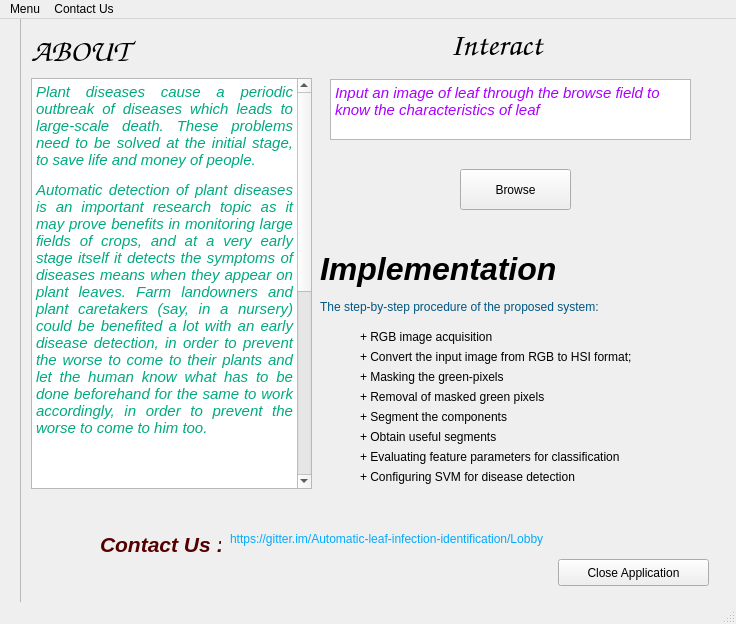
<?xml version="1.0" encoding="UTF-8"?>
<ui version="4.0">
 <class>MainWindow</class>
 <widget class="QMainWindow" name="MainWindow">
  <property name="geometry">
   <rect>
    <x>0</x>
    <y>0</y>
    <width>736</width>
    <height>624</height>
   </rect>
  </property>
  <property name="windowTitle">
   <string>MainWindow</string>
  </property>
  <widget class="QWidget" name="centralwidget">
   <widget class="QFrame" name="frame">
    <property name="geometry">
     <rect>
      <x>20</x>
      <y>-10</y>
      <width>821</width>
      <height>651</height>
     </rect>
    </property>
    <property name="autoFillBackground">
     <bool>true</bool>
    </property>
    <property name="styleSheet">
     <string notr="true"/>
    </property>
    <property name="frameShape">
     <enum>QFrame::StyledPanel</enum>
    </property>
    <property name="frameShadow">
     <enum>QFrame::Raised</enum>
    </property>
    <widget class="QLabel" name="label">
     <property name="geometry">
      <rect>
       <x>11</x>
       <y>21</y>
       <width>107</width>
       <height>42</height>
      </rect>
     </property>
     <property name="font">
      <font>
       <family>URW Chancery L</family>
       <pointsize>24</pointsize>
       <weight>75</weight>
       <italic>true</italic>
       <bold>true</bold>
      </font>
     </property>
     <property name="text">
      <string>&lt;html&gt;&lt;head/&gt;&lt;body&gt;&lt;p&gt;&lt;span style=&quot; color:#000000;&quot;&gt;ABOUT&lt;/span&gt;&lt;/p&gt;&lt;/body&gt;&lt;/html&gt;</string>
     </property>
    </widget>
    <widget class="QTextBrowser" name="textBrowser">
     <property name="geometry">
      <rect>
       <x>11</x>
       <y>69</y>
       <width>281</width>
       <height>411</height>
      </rect>
     </property>
     <property name="html">
      <string>&lt;!DOCTYPE HTML PUBLIC &quot;-//W3C//DTD HTML 4.0//EN&quot; &quot;http://www.w3.org/TR/REC-html40/strict.dtd&quot;&gt;
&lt;html&gt;&lt;head&gt;&lt;meta name=&quot;qrichtext&quot; content=&quot;1&quot; /&gt;&lt;style type=&quot;text/css&quot;&gt;
p, li { white-space: pre-wrap; }
&lt;/style&gt;&lt;/head&gt;&lt;body style=&quot; font-family:'Ubuntu'; font-size:11pt; font-weight:400; font-style:normal;&quot;&gt;
&lt;p align=&quot;justify&quot; style=&quot; margin-top:12px; margin-bottom:12px; margin-left:0px; margin-right:0px; -qt-block-indent:0; text-indent:0px;&quot;&gt;&lt;span style=&quot; font-style:italic; color:#00aa7f;&quot;&gt;Plant diseases cause a periodic outbreak of diseases which leads to large-scale death. These problems need to be solved at the initial stage, to save life and money of people.&lt;/span&gt;&lt;/p&gt;
&lt;p align=&quot;justify&quot; style=&quot; margin-top:12px; margin-bottom:12px; margin-left:0px; margin-right:0px; -qt-block-indent:0; text-indent:0px;&quot;&gt;&lt;span style=&quot; font-style:italic; color:#00aa7f;&quot;&gt;Automatic detection of plant diseases is an important research topic as it may prove benefits in monitoring large fields of crops, and at a very early stage itself it detects the symptoms of diseases means when they appear on plant leaves. Farm landowners and plant caretakers (say, in a nursery) could be benefited a lot with an early disease detection, in order to prevent the worse to come to their plants and let the human know what has to be done beforehand for the same to work accordingly, in order to prevent the worse to come to him too.&lt;/span&gt;&lt;/p&gt;
&lt;p align=&quot;justify&quot; style=&quot; margin-top:12px; margin-bottom:12px; margin-left:0px; margin-right:0px; -qt-block-indent:0; text-indent:0px;&quot;&gt;&lt;br /&gt;&lt;/p&gt;
&lt;p align=&quot;justify&quot; style=&quot; margin-top:12px; margin-bottom:12px; margin-left:0px; margin-right:0px; -qt-block-indent:0; text-indent:0px;&quot;&gt;&lt;span style=&quot; font-style:italic; color:#00aa7f;&quot;&gt;This enables machine vision that is to provide image-based automatic inspection, process control. &lt;/span&gt;&lt;/p&gt;
&lt;p align=&quot;justify&quot; style=&quot; margin-top:12px; margin-bottom:12px; margin-left:0px; margin-right:0px; -qt-block-indent:0; text-indent:0px;&quot;&gt;&lt;span style=&quot; font-style:italic; color:#00aa7f;&quot;&gt;Comparatively, visual identification is labor intensive less accurate and can be done only in small areas. &lt;/span&gt;&lt;/p&gt;
&lt;p align=&quot;justify&quot; style=&quot; margin-top:12px; margin-bottom:12px; margin-left:0px; margin-right:0px; -qt-block-indent:0; text-indent:0px;&quot;&gt;&lt;span style=&quot; font-style:italic; color:#00aa7f;&quot;&gt;The project involves the use of self-designed image processing algorithms and techniques designed using python to segment the disease from the leaf while using the concepts of machine learning to categorise the plant leaves as healthy or infected.&lt;/span&gt;&lt;/p&gt;
&lt;p align=&quot;justify&quot; style=&quot; margin-top:12px; margin-bottom:12px; margin-left:0px; margin-right:0px; -qt-block-indent:0; text-indent:0px;&quot;&gt;&lt;span style=&quot; font-style:italic; color:#00aa7f;&quot;&gt;By this method, the plant diseases can be identified at the initial stage itself and the pest and infection control tools can be used to solve pest problems while minimizing risks to people and the environment.&lt;/span&gt;&lt;/p&gt;&lt;/body&gt;&lt;/html&gt;</string>
     </property>
    </widget>
    <widget class="QLabel" name="label_2">
     <property name="geometry">
      <rect>
       <x>430</x>
       <y>10</y>
       <width>191</width>
       <height>51</height>
      </rect>
     </property>
     <property name="font">
      <font>
       <family>URW Chancery L</family>
       <pointsize>24</pointsize>
       <weight>75</weight>
       <italic>true</italic>
       <bold>true</bold>
      </font>
     </property>
     <property name="text">
      <string>&lt;html&gt;&lt;head/&gt;&lt;body&gt;&lt;p&gt;&lt;span style=&quot; color:#000000;&quot;&gt;Interact&lt;/span&gt;&lt;/p&gt;&lt;/body&gt;&lt;/html&gt;</string>
     </property>
    </widget>
    <widget class="QPushButton" name="browse">
     <property name="geometry">
      <rect>
       <x>440</x>
       <y>160</y>
       <width>111</width>
       <height>41</height>
      </rect>
     </property>
     <property name="text">
      <string>Browse</string>
     </property>
    </widget>
    <widget class="QTextBrowser" name="textBrowser_2">
     <property name="geometry">
      <rect>
       <x>310</x>
       <y>70</y>
       <width>361</width>
       <height>61</height>
      </rect>
     </property>
     <property name="html">
      <string>&lt;!DOCTYPE HTML PUBLIC &quot;-//W3C//DTD HTML 4.0//EN&quot; &quot;http://www.w3.org/TR/REC-html40/strict.dtd&quot;&gt;
&lt;html&gt;&lt;head&gt;&lt;meta name=&quot;qrichtext&quot; content=&quot;1&quot; /&gt;&lt;style type=&quot;text/css&quot;&gt;
p, li { white-space: pre-wrap; }
&lt;/style&gt;&lt;/head&gt;&lt;body style=&quot; font-family:'Ubuntu'; font-size:11pt; font-weight:400; font-style:normal;&quot;&gt;
&lt;p style=&quot; margin-top:0px; margin-bottom:0px; margin-left:0px; margin-right:0px; -qt-block-indent:0; text-indent:0px;&quot;&gt;&lt;span style=&quot; font-family:'URW Gothic L'; font-style:italic; color:#aa00ff;&quot;&gt;Input an image of leaf through the browse field to know the characteristics of leaf&lt;/span&gt;&lt;/p&gt;&lt;/body&gt;&lt;/html&gt;</string>
     </property>
    </widget>
    <widget class="QLabel" name="label_4">
     <property name="geometry">
      <rect>
       <x>300</x>
       <y>240</y>
       <width>241</width>
       <height>41</height>
      </rect>
     </property>
     <property name="text">
      <string>&lt;html&gt;&lt;head/&gt;&lt;body&gt;&lt;p&gt;&lt;span style=&quot; font-size:24pt; font-weight:600; font-style:italic;&quot;&gt;Implementation&lt;/span&gt;&lt;/p&gt;&lt;/body&gt;&lt;/html&gt;</string>
     </property>
    </widget>
    <widget class="QLabel" name="label_5">
     <property name="geometry">
      <rect>
       <x>300</x>
       <y>290</y>
       <width>381</width>
       <height>17</height>
      </rect>
     </property>
     <property name="text">
      <string>&lt;html&gt;&lt;head/&gt;&lt;body&gt;&lt;p&gt;&lt;span style=&quot; color:#00557f;&quot;&gt;The step-by-step procedure of the proposed system:&lt;/span&gt;&lt;/p&gt;&lt;/body&gt;&lt;/html&gt;</string>
     </property>
    </widget>
    <widget class="QLabel" name="label_6">
     <property name="geometry">
      <rect>
       <x>340</x>
       <y>320</y>
       <width>221</width>
       <height>17</height>
      </rect>
     </property>
     <property name="text">
      <string>&lt;html&gt;&lt;head/&gt;&lt;body&gt;&lt;p&gt;&lt;span style=&quot; color:#000000;&quot;&gt;+ RGB image acquisition&lt;/span&gt;&lt;/p&gt;&lt;/body&gt;&lt;/html&gt;</string>
     </property>
    </widget>
    <widget class="QLabel" name="label_7">
     <property name="geometry">
      <rect>
       <x>340</x>
       <y>340</y>
       <width>351</width>
       <height>17</height>
      </rect>
     </property>
     <property name="text">
      <string>&lt;html&gt;&lt;head/&gt;&lt;body&gt;&lt;p&gt;&lt;span style=&quot; color:#000000;&quot;&gt;+ Convert the input image from RGB to HSI format;&lt;/span&gt;&lt;/p&gt;&lt;/body&gt;&lt;/html&gt;</string>
     </property>
    </widget>
    <widget class="QLabel" name="label_8">
     <property name="geometry">
      <rect>
       <x>340</x>
       <y>360</y>
       <width>341</width>
       <height>17</height>
      </rect>
     </property>
     <property name="text">
      <string>&lt;html&gt;&lt;head/&gt;&lt;body&gt;&lt;p&gt;&lt;span style=&quot; color:#000000;&quot;&gt;+ Masking the green-pixels&lt;/span&gt;&lt;/p&gt;&lt;/body&gt;&lt;/html&gt;</string>
     </property>
    </widget>
    <widget class="QLabel" name="label_9">
     <property name="geometry">
      <rect>
       <x>340</x>
       <y>380</y>
       <width>271</width>
       <height>17</height>
      </rect>
     </property>
     <property name="text">
      <string>&lt;html&gt;&lt;head/&gt;&lt;body&gt;&lt;p&gt;&lt;span style=&quot; color:#000000;&quot;&gt;+ Removal of masked green pixels&lt;/span&gt;&lt;/p&gt;&lt;/body&gt;&lt;/html&gt;</string>
     </property>
    </widget>
    <widget class="QLabel" name="label_10">
     <property name="geometry">
      <rect>
       <x>340</x>
       <y>400</y>
       <width>271</width>
       <height>17</height>
      </rect>
     </property>
     <property name="text">
      <string>&lt;html&gt;&lt;head/&gt;&lt;body&gt;&lt;p&gt;&lt;span style=&quot; color:#000000;&quot;&gt;+ Segment the components&lt;/span&gt;&lt;/p&gt;&lt;/body&gt;&lt;/html&gt;</string>
     </property>
    </widget>
    <widget class="QLabel" name="label_11">
     <property name="geometry">
      <rect>
       <x>340</x>
       <y>420</y>
       <width>211</width>
       <height>17</height>
      </rect>
     </property>
     <property name="text">
      <string>&lt;html&gt;&lt;head/&gt;&lt;body&gt;&lt;p&gt;&lt;span style=&quot; color:#000000;&quot;&gt;+ Obtain useful segments&lt;/span&gt;&lt;/p&gt;&lt;/body&gt;&lt;/html&gt;</string>
     </property>
    </widget>
    <widget class="QLabel" name="label_12">
     <property name="geometry">
      <rect>
       <x>340</x>
       <y>440</y>
       <width>341</width>
       <height>17</height>
      </rect>
     </property>
     <property name="text">
      <string>&lt;html&gt;&lt;head/&gt;&lt;body&gt;&lt;p&gt;&lt;span style=&quot; color:#000000;&quot;&gt;+ Evaluating feature parameters for classification&lt;/span&gt;&lt;/p&gt;&lt;/body&gt;&lt;/html&gt;</string>
     </property>
    </widget>
    <widget class="QLabel" name="label_13">
     <property name="geometry">
      <rect>
       <x>340</x>
       <y>460</y>
       <width>331</width>
       <height>17</height>
      </rect>
     </property>
     <property name="text">
      <string>&lt;html&gt;&lt;head/&gt;&lt;body&gt;&lt;p&gt;&lt;span style=&quot; color:#000000;&quot;&gt;+ Configuring SVM for disease detection&lt;/span&gt;&lt;/p&gt;&lt;/body&gt;&lt;/html&gt;</string>
     </property>
    </widget>
    <widget class="QLabel" name="label_3">
     <property name="geometry">
      <rect>
       <x>80</x>
       <y>520</y>
       <width>121</width>
       <height>31</height>
      </rect>
     </property>
     <property name="text">
      <string>&lt;html&gt;&lt;head/&gt;&lt;body&gt;&lt;p&gt;&lt;span style=&quot; font-size:16pt; font-weight:600; font-style:italic; color:#550000;&quot;&gt;Contact Us :&lt;/span&gt;&lt;/p&gt;&lt;/body&gt;&lt;/html&gt;</string>
     </property>
    </widget>
    <widget class="QLabel" name="label_14">
     <property name="geometry">
      <rect>
       <x>210</x>
       <y>520</y>
       <width>431</width>
       <height>20</height>
      </rect>
     </property>
     <property name="text">
      <string>&lt;html&gt;&lt;head/&gt;&lt;body&gt;&lt;p&gt;&lt;span style=&quot; color:#00aaff;&quot;&gt;https://gitter.im/Automatic-leaf-infection-identification/Lobby&lt;/span&gt;&lt;/p&gt;&lt;/body&gt;&lt;/html&gt;</string>
     </property>
    </widget>
    <widget class="QPushButton" name="close">
     <property name="geometry">
      <rect>
       <x>538</x>
       <y>550</y>
       <width>151</width>
       <height>27</height>
      </rect>
     </property>
     <property name="text">
      <string>Close Application</string>
     </property>
    </widget>
   </widget>
  </widget>
  <widget class="QMenuBar" name="menubar">
   <property name="geometry">
    <rect>
     <x>0</x>
     <y>0</y>
     <width>736</width>
     <height>25</height>
    </rect>
   </property>
   <widget class="QMenu" name="menuContact_Us">
    <property name="title">
     <string>Menu</string>
    </property>
    <addaction name="actionHelp"/>
    <addaction name="separator"/>
   </widget>
   <widget class="QMenu" name="menuContact_Us_2">
    <property name="title">
     <string>Contact Us</string>
    </property>
    <addaction name="actionHttps_gitter_im_Automatic_leaf_infection_identification_Lobby"/>
   </widget>
   <addaction name="menuContact_Us"/>
   <addaction name="menuContact_Us_2"/>
  </widget>
  <widget class="QStatusBar" name="statusbar"/>
  <action name="actionMin">
   <property name="icon">
    <iconset>
     <normaloff>:/newPrefix/about.png</normaloff>:/newPrefix/about.png</iconset>
   </property>
   <property name="text">
    <string>min</string>
   </property>
  </action>
  <action name="actionHttps_gitter_im_Automatic_leaf_infection_identification_Lobby">
   <property name="text">
    <string>https://gitter.im/Automatic-leaf-infection-identification/Lobby</string>
   </property>
  </action>
  <action name="actionHelp">
   <property name="text">
    <string>Help</string>
   </property>
  </action>
 </widget>
 <resources/>
 <connections/>
</ui>
